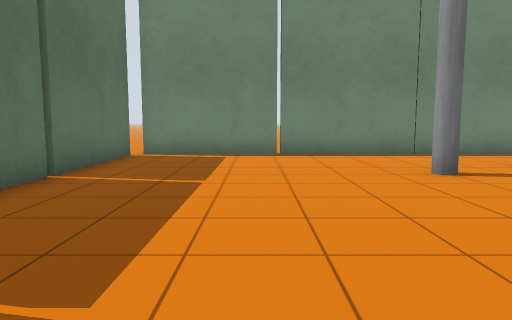
View 1 (above)

16 first-person views from a walk through a robot-simulator world made for Gazebo. The camera is 0.94 m above the floor, tilts 6° down and sees 70° across. The floor is counted in squares, 1 m on a side. Each view is taken from the middle of a square. On the plan, view 1 faces up. The plan holds only what a view shows up to about 13 squares ahead; the rest is blank.

View 2
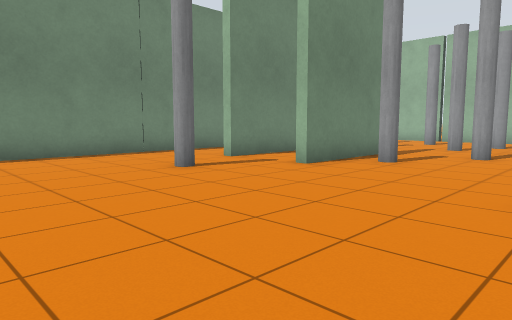

View 3
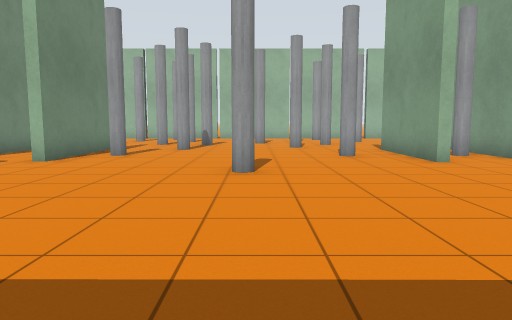

View 4
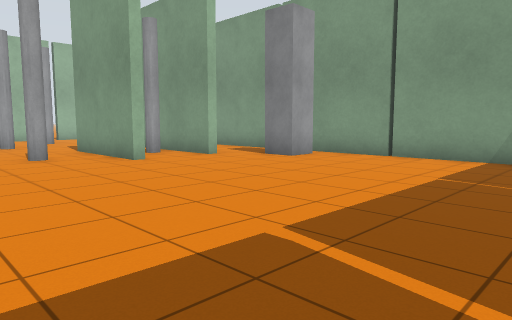

View 5
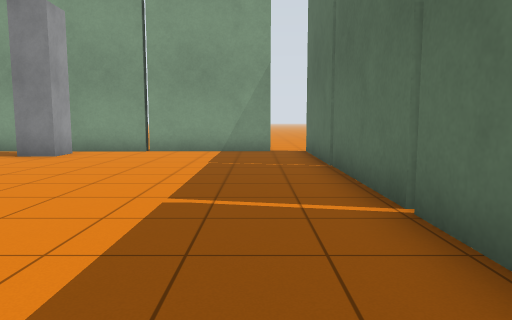

View 6
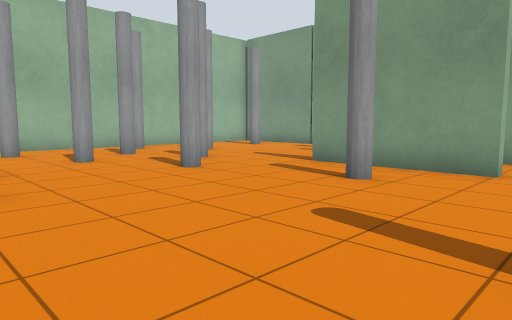

View 7
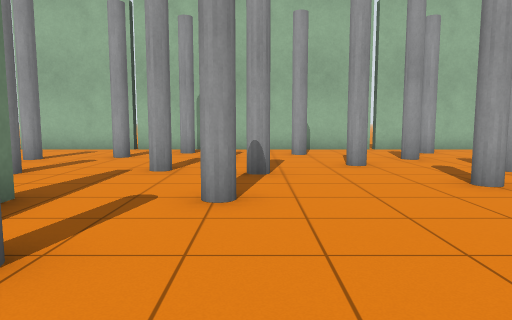

View 8
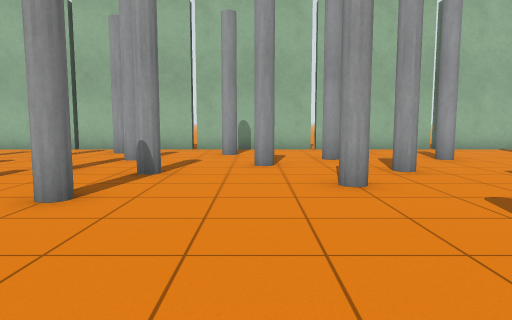

View 9
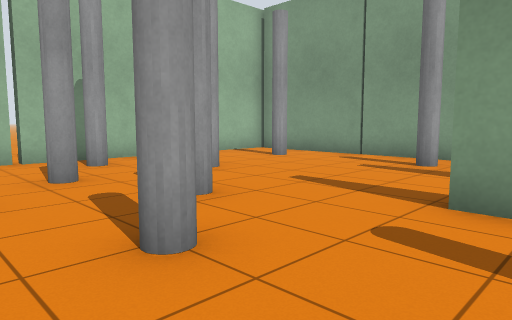

View 10
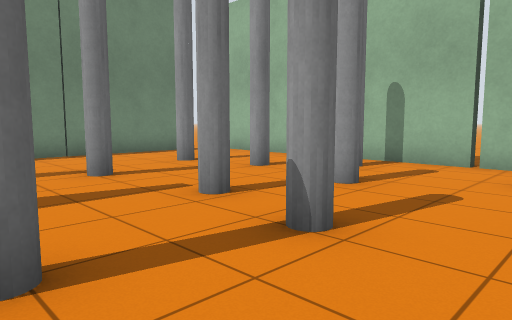

View 11
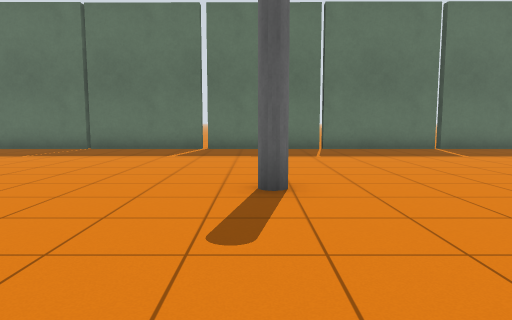

View 12
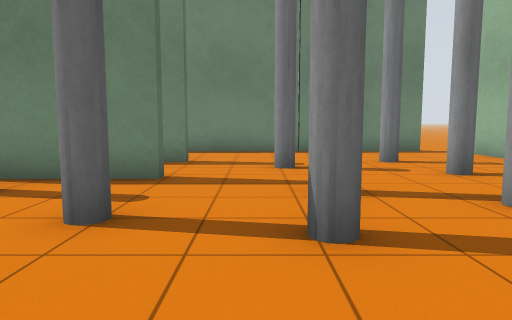

View 13
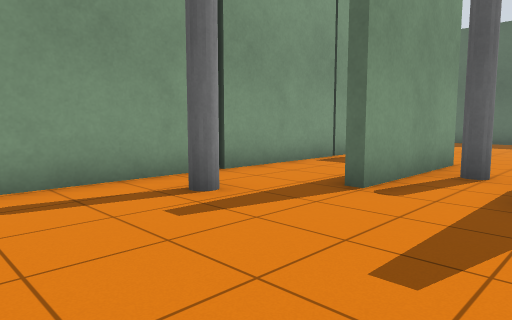

View 14
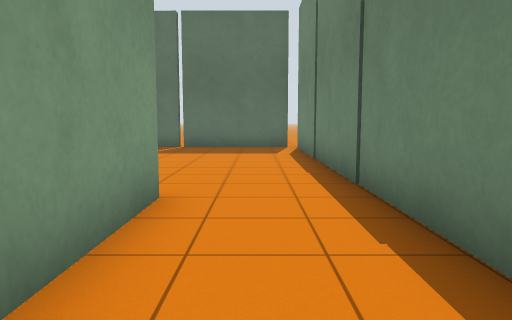

View 15
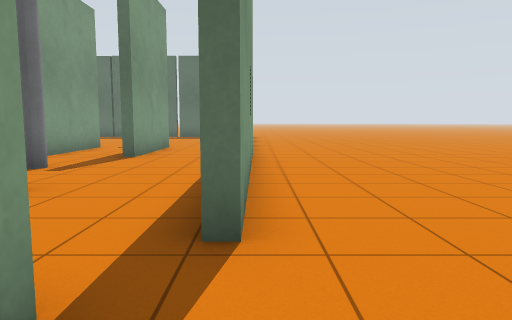

View 16
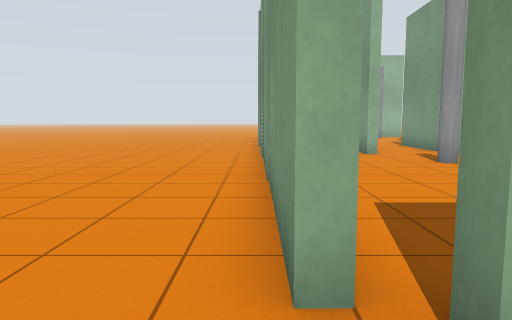

### Floor plan
Points are (right, up) in squares from view 1. A wall is a line through its corners. A room is listed if a view was taken in it or the views show most of it. See-through windows are left out.
Room 1 (views 1, 2, 3, 4, 5, 6, 7, 8, 9, 10, 11, 12, 13, 14, 15)
walls: (5.8, 5.3) (9.1, 5.3); (9.4, 5) (5.6, 5); (5.4, -4.6) (5.4, -4.2) (9.3, -4.2); (5.4, 7.8) (9.4, 7.8) (9.4, 7.5) (5.4, 7.5); (5.4, -6.9) (5.4, -6.5) (9.3, -6.5) (9.3, -7); (17.4, 2.1) (17.4, 10); (11.2, 10.8) (12.5, 10.8); (17.3, -1.9) (17.4, 2); (-3.6, -1.8) (-3.6, -9.7); (0.7, 10.8) (3.5, 10.8); (-3.6, 6.2) (-3.6, -1.7); (17.3, -5.9) (17.3, -2); (17.3, -6.1) (17.8, -6.1); (15, 10.7) (16.2, 10.7); (16.3, 10.5) (-3.3, 10.6); (-3.6, 10.2) (-3.6, 6.3); (-3.3, 10.8) (0.5, 10.8); (-2.5, -9.6) (17.1, -9.6); (17.3, -9.4) (17.3, -6.6)
ways out: opening at (-4, -10.5) to room 2; opening at (-3, 12) to room 2; gap at (-4, -2) to room 2; gap at (18, -6); gap at (18, -2); gap at (18, 2); gap at (18, 6)
objects: grey pole (3, 7); grey post (4, -9) to (4, -8); grey pole (4, 0); grey pole (7, -6); grey pole (7, -3); grey pole (7, 4); grey pole (9, 2); grey pole (10, -2) to (10, -1); grey pole (11, -8); grey pole (12, -3); grey pole (12, 2); grey pole (12, 4); grey pole (12, 6); grey pole (13, 0); grey pole (14, -5); grey pole (14, -2); grey pole (14, 3); grey pole (14, 8); grey pole (15, -8); grey pole (15, 6); grey pole (16, -3); grey pole (16, 1); grey pole (16, 4)
Room 2 (view 16)
walls: (-3.9, 10.2) (-3.6, 10.2)
ways out: opening at (-4, -10.5) to room 1; opening at (-3, 12) to room 1; gap at (-4, -2) to room 1

Where each view was taken, in squares from view 1:
view 1: 0 up, 0 right, facing up
view 2: 0 up, 1 left, facing up-right
view 3: 0 up, 3 left, facing right
view 4: 0 up, 3 left, facing down-right
view 5: 2 up, 2 left, facing down
view 6: 3 up, 4 right, facing down-right
view 7: 2 up, 5 right, facing right
view 8: 0 up, 5 right, facing right
view 9: 0 up, 8 right, facing down-right
view 10: 0 up, 9 right, facing up-right
view 11: 0 up, 9 right, facing left
view 12: 1 down, 11 right, facing up
view 13: 4 down, 14 right, facing down-left
view 14: 9 up, 10 right, facing left
view 15: 11 up, 19 right, facing left
view 16: 11 up, 5 left, facing right
